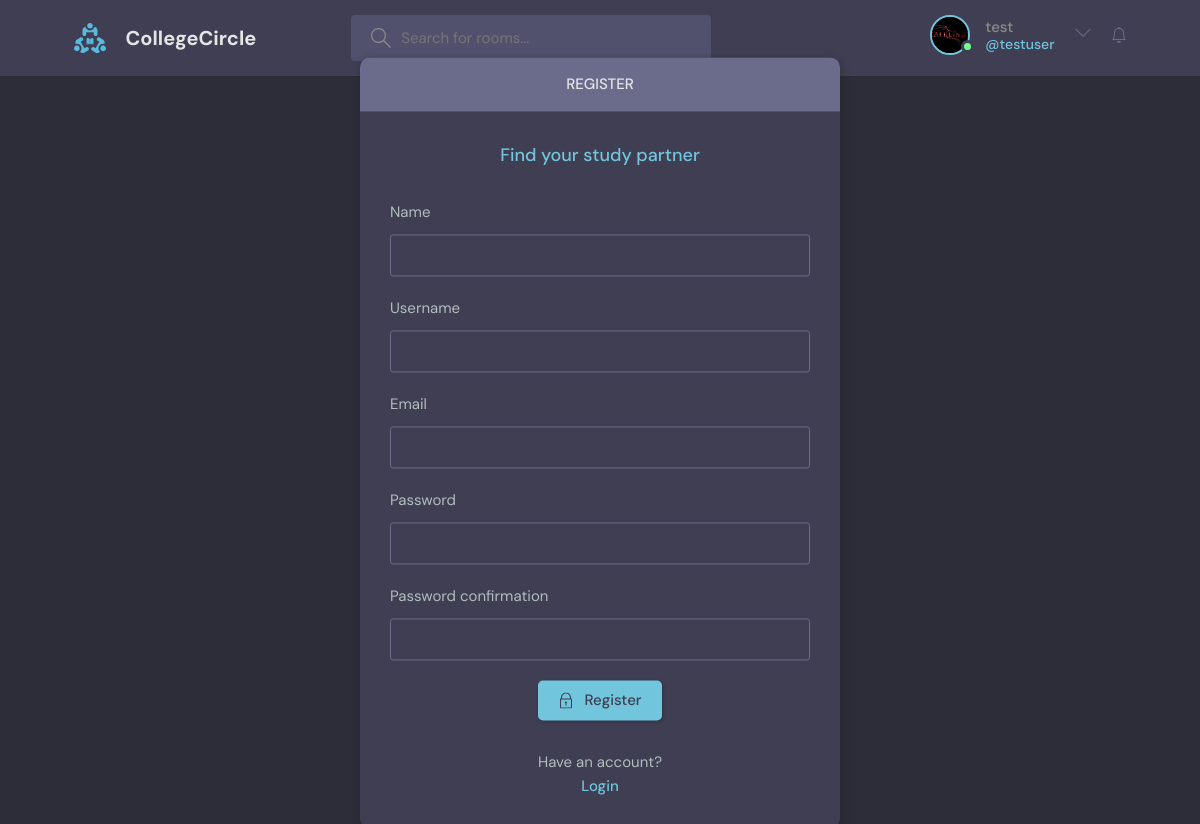
The page /register/ (signed in) on the database its author committed.
### base/models.py (models this page shows)
class User(AbstractUser):
    name = models.CharField(max_length=200, null=True)
    email = models.EmailField(unique=True, null=True)
    bio = models.TextField(null=True)
    notification_count = models.PositiveIntegerField(default=0)
    avatar = models.ImageField(null=True, default="avatar.svg", upload_to="images/")
    USERNAME_FIELD = 'email'
    REQUIRED_FIELDS = []
    ROLE_CHOICES = [
        ('owner', 'Room Owner'),
        ('admin', 'Room Administrator'),
        ('moderator', 'Room Moderator'),
        ('participant', 'Room Participant'),
    ]
    role = models.CharField(max_length=20, choices=ROLE_CHOICES, default='participant')

### base/views.py (the view, shortened to what this page needs)
# urls.py: path('register/', views.registerPage, name="register"),
def registerPage(request):
    form = MyUserCreationForm()
    return render(request, 'base/login_register.html', {'form': form})

### base/forms.py
class MyUserCreationForm(UserCreationForm):
    class Meta:
        model = User
        fields = ['name', 'username', 'email', 'password1', 'password2']

### base/templates/base/login_register.html (shortened to what this page needs)
{% extends 'main.html' %}
{% block content %}
    <main class="auth layout">
      {% if page == 'login' %}
      <div class="container">
        <div class="layout__box">
          <div class="layout__boxHeader">
            <div class="layout__boxTitle">
              <h3>Login</h3>
            </div>
          </div>
          <div class="layout__body">
            <h2 class="auth__tagline">Find your study partner</h2>
            <div class="omb_login">
              <div class="row omb_row-sm-offset-3 omb_socialButtons">
                    <div class="col-xs-4 col-sm-2">
                      <a href="{% url 'social:begin' 'facebook' %}" class="btn btn-lg btn-block omb_btn-facebook">
                        <svg xmlns="http://www.w3.org/2000/svg" data-name="Ebene 1" viewBox="0 0 1024 1024" id="facebook-logo-2019"><path fill="#1877f2" d="M1024,512C1024,229.23016,794.76978,0,512,0S0,229.23016,0,512c0,255.554,187.231,467.37012,432,505.77777V660H302V512H432V399.2C432,270.87982,508.43854,200,625.38922,200,681.40765,200,740,210,740,210V336H675.43713C611.83508,336,592,375.46667,592,415.95728V512H734L711.3,660H592v357.77777C836.769,979.37012,1024,767.554,1024,512Z"></path><path fill="#fff" d="M711.3,660,734,512H592V415.95728C592,375.46667,611.83508,336,675.43713,336H740V210s-58.59235-10-114.61078-10C508.43854,200,432,270.87982,432,399.2V512H302V660H432v357.77777a517.39619,517.39619,0,0,0,160,0V660Z"></path></svg>
                        <span class="hidden-xs">Facebook</span>
                      </a>
                    </div>
                    <div class="col-xs-4 col-sm-2">
                      <a href="{% url 'social:begin' 'github' %}" class="btn btn-lg btn-block omb_btn-github">
                        <svg height="18" viewBox="0 0 16 16" width="40px" style="fill:white;">
                          <path fill-rule="evenodd" d="M8 0C3.58 0 0 3.58 0 8c0 3.54 2.29 6.53 5.47 7.59.4.07.55-.17.55-.38
                          0-.19-.01-.82-.01-1.49-2.01.37-2.53-.49-2.69-.94-.09-.23-.48-.94-.82-1.13-.28-.15-.68-.52-.01-.53.63-.01
                          1.08.58 1.23.82.72 1.21 1.87.87
                          2.33.66.07-.52.28-.87.51-1.07-1.78-.2-3.64-.89-3.64-3.95 0-.87.31-1.59.82-2.15-.08-.2-.36-1.02.08-2.12
                          0 0 .67-.21 2.2.82.64-.18 1.32-.27 2-.27.68 0 1.36.09 2 .27 1.53-1.04 2.2-.82 2.2-.82.44 1.1.16 1.92.08
                          2.12.51.56.82 1.27.82 2.15 0 3.07-1.87 3.75-3.65 3.95.29.25.54.73.54 1.48 0 1.07-.01 1.93-.01 2.2 0
                          .21.15.46.55.38A8.013 8.013 0 0016 8c0-4.42-3.58-8-8-8z"/>
                        </svg>
                        <span class="hidden-xs">Github</span>
                      </a>
                    </div>
                    <div class="col-xs-4 col-sm-2">
                      <a href="{% url 'social:begin' 'linkedin-oauth2' %}" class="btn btn-lg btn-block omb_btn-linkedin">
                        <svg xmlns="http://www.w3.org/2000/svg" data-name="Layer 1" viewBox="0 0 128 128" id="linkedin"><circle cx="64" cy="64" r="64" fill="#0177b5"></circle><path fill="#fff" d="M92 32H36a4 4 0 0 0-4 4v56a4 4 0 0 0 4 4h56a4 4 0 0 0 4-4V36a4 4 0 0 0-4-4ZM52 86H42V56h10Zm-5-34a6 6 0 1 1 6-6 6 6 0 0 1-6 6Zm39 34H76V66c0-1.66-2.24-3-5-3-4 0-5 5.34-5 7v16H56V56h10v7c0-5 4.48-7 10-7a10 10 0 0 1 10 10Z"></path></svg>
                        <span class="hidden-xs">linkedIn</span>
                      </a>
                    </div>
              </div>
              <div class="row omb_row-sm-offset-4 omb_loginOr">
                <div class="col-xs-12 col-sm-6">
                  <hr class="omb_hrOr">
                  <span class="omb_spanOr">or</span>
                </div>
              </div>
            </div>
            <form class="form" action="" method="POST">
              {% csrf_token %}
              <div class="form__group form__group">
                <label for="room_name">Email</label>
                <input id="username" name="email" type="text" placeholder="e.g. johndoe@email.com" />
              </div>
              <div class="form__group">
                <label for="password">Password</label>
                <input
                  id="password"
                  name="password"
                  type="password"
                  placeholder="&bull;&bull;&bull;&bull;&bull;&bull;&bull;&bull;"
                />
                <a href="{% url 'reset_password' %}" class="float-right"><p>Forgot password?</p></a>
              </div>
              <button class="btn btn--main" type="submit">
                <svg
                  version="1.1"
                  xmlns="http://www.w3.org/2000/svg"
                  width="32"
                  height="32"
                  viewBox="0 0 32 32"
                >
                  <title>lock</title>
                  <path
                    d="M27 12h-1v-2c0-5.514-4.486-10-10-10s-10 4.486-10 10v2h-1c-0.553 0-1 0.447-1 1v18c0 0.553 0.447 1 1 1h22c0.553 0 1-0.447 1-1v-18c0-0.553-0.447-1-1-1zM8 10c0-4.411 3.589-8 8-8s8 3.589 8 8v2h-16v-2zM26 30h-20v-16h20v16z"
                  ></path>
                  <path
                    d="M15 21.694v4.306h2v-4.306c0.587-0.348 1-0.961 1-1.694 0-1.105-0.895-2-2-2s-2 0.895-2 2c0 0.732 0.413 1.345 1 1.694z"
                  ></path>
                </svg>
                Login
              </button>
            </form>
            <div class="auth__action">
              <p>Haven't signed up yet?</p>
              <a href="{% url 'register' %}" class="btn btn--link">Sign Up</a>
            </div>
          </div>
        </div>
      </div>
      {% else %}
      <div class="container">
        <div class="layout__box">
          <div class="layout__boxHeader">
            <div class="layout__boxTitle">
              <h3>Register</h3>
            </div>
          </div>
          <div class="layout__body">
            <h2 class="auth__tagline">Find your study partner</h2>
            <form class="form" action="" method="POST">
              {% for field in form %}
              <div class="form__group form__group">
                <label for="room_name">{{field.label}}</label>
                {{field}}
              </div>
              {% endfor %}
              <button class="btn btn--main" type="submit">
                Register
              </button>
            </form>
            <div class="auth__action">
              <p>Have an account?</p>
              <a href="{% url 'login' %}" class="btn btn--link">Login</a>
            </div>
          </div>
        </div>
      </div>
      {% endif %}
    </main>
{% endblock content %}

### templates/navbar.html (shortened to what this page needs)
{% load static %}
<header class="header header--loggedIn">
    <div class="container">
      <a href="{% url 'home' %}" class="header__logo">
        <img src="{% static 'images/logo.svg' %}" />
        <h1>CollegeCircle</h1>
      </a>
      <form class="header__search" method="GET" action="{% url 'home' %}">
        <label>
          <input name="q" placeholder="Search for rooms..." />
        </label>
      </form>
      <nav class="header__menu">
        {% if request.user.is_authenticated %}
        <div class="header__user">
          <a href="{% url 'update-user' %}">
            <div class="avatar avatar--medium active">
              <img src="{{request.user.avatar.url}}" />
            </div>
            <p>{{request.user.name}}<span>@{{request.user.username}}</span></p>
          </a>
          <button class="dropdown-button">
            <svg version="1.1" xmlns="http://www.w3.org/2000/svg" width="32" height="32" viewBox="0 0 32 32">
              <title>chevron-down</title>
              <path d="M16 21l-13-13h-3l16 16 16-16h-3l-13 13z"></path>
            </svg>
          </button>
            <div class="notification-bell">
              <a href="{% url 'notifications' %}">
              </a>
            </div>
        </div>
        {% else %}
        <a href="{% url 'login' %}">
          <img src="{% static 'images/avatar.svg' %}" />
          <p>Login</p>
        </a>
        {% endif %}
      </nav>
    </div>
  </header>

### rows shown on the page
User: user.avatar (picture), user.name "test", user.username "testuser"

### other values the page prints
{{ field.label }} "Name" "Username" "Email" "Password" "Password confirmation"
